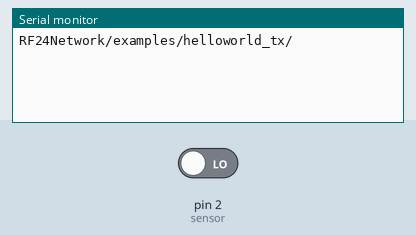
Recording of a sketch running on a simulated Arduino Uno, built with avr-gcc and run on an emulated ATmega328P. Shown: the last lines printed to the serial monitor. The inputs (shaded band) are chosen by the test bench; at power-on: pin 2 (sensor) LOW. No radio packets arrive unless stated.

Above: at 1.2 s.
1.3 s: pin 2 (sensor) driven HIGH
At 2.1 s:
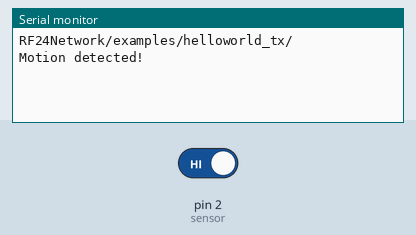
3.0 s: pin 2 (sensor) driven LOW
At 4.4 s:
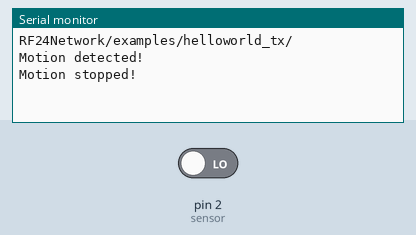
4.7 s: pin 2 (sensor) driven HIGH
At 5.4 s:
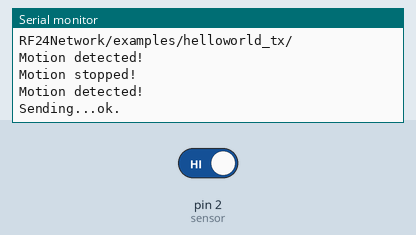

The sketch:

pir_tx1.ino
```cpp
// PIR Jumper warna coklat,merah,orange

#include <RF24Network.h>
#include <RF24.h>
#include <SPI.h>

RF24 radio(9, 10);                   // nRF24L01(+) radio attached using Getting Started board

RF24Network network(radio);          // Network uses that radio
const uint16_t this_node = 03;
const uint16_t other_node = 02;       // Address of the other node in Octal format

const unsigned long interval = 2000; //ms  // How often to send 'hello world to the other unit

unsigned long last_sent;             // When did we last send?

struct payload_t {                  // Structure of our payload
  unsigned long id;
  unsigned long data;
};

int sensor = 2;              // the pin that the sensor is atteched to
int state = LOW;             // by default, no motion detected
int val = 0;

void setup(void)
{
  Serial.begin(9600);
  Serial.println("RF24Network/examples/helloworld_tx/");

  SPI.begin();
  radio.begin();
  network.begin(/*channel*/ 90, /*node address*/ this_node);

  pinMode(sensor, INPUT);    // initialize sensor as an input
}

void loop() {

  val = digitalRead(sensor);   // read sensor value
  if (val == HIGH) {           // check if the sensor is HIGH
    delay(100);                // delay 100 milliseconds

    if (state == LOW) {
      Serial.println("Motion detected!");
      state = HIGH;       // update variable state to HIGH
      unsigned long now = millis();              // If it's time to send a message, send it!
      if ( now - last_sent >= interval  )
      {
        last_sent = now;

        Serial.print("Sending...");
        payload_t payload = { 0, 9};
        RF24NetworkHeader header(/*to node*/ other_node);
        bool ok = network.write(header, &payload, sizeof(payload));
        //    while(!ok){
        //      ok = network.write(header,&payload,sizeof(payload));
        //    }
        if (ok)
          Serial.println("ok.");
        else
          Serial.println("ok.");
      }
    }
  }
  else {
    delay(200);             // delay 200 milliseconds

    if (state == HIGH) {
      Serial.println("Motion stopped!");
      state = LOW;       // update variable state to LOW
    }
  }
  network.update();                          // Check the network regularly
}
```

Measured:
- after the input at 1.3 s, the serial monitor: prints a new line after 0.21 s (image 1)
- after the input at 3.0 s, the serial monitor: prints a new line after 0.21 s (image 2)
- after the input at 4.7 s, the serial monitor: prints a new line after 0.21 s (image 3)
